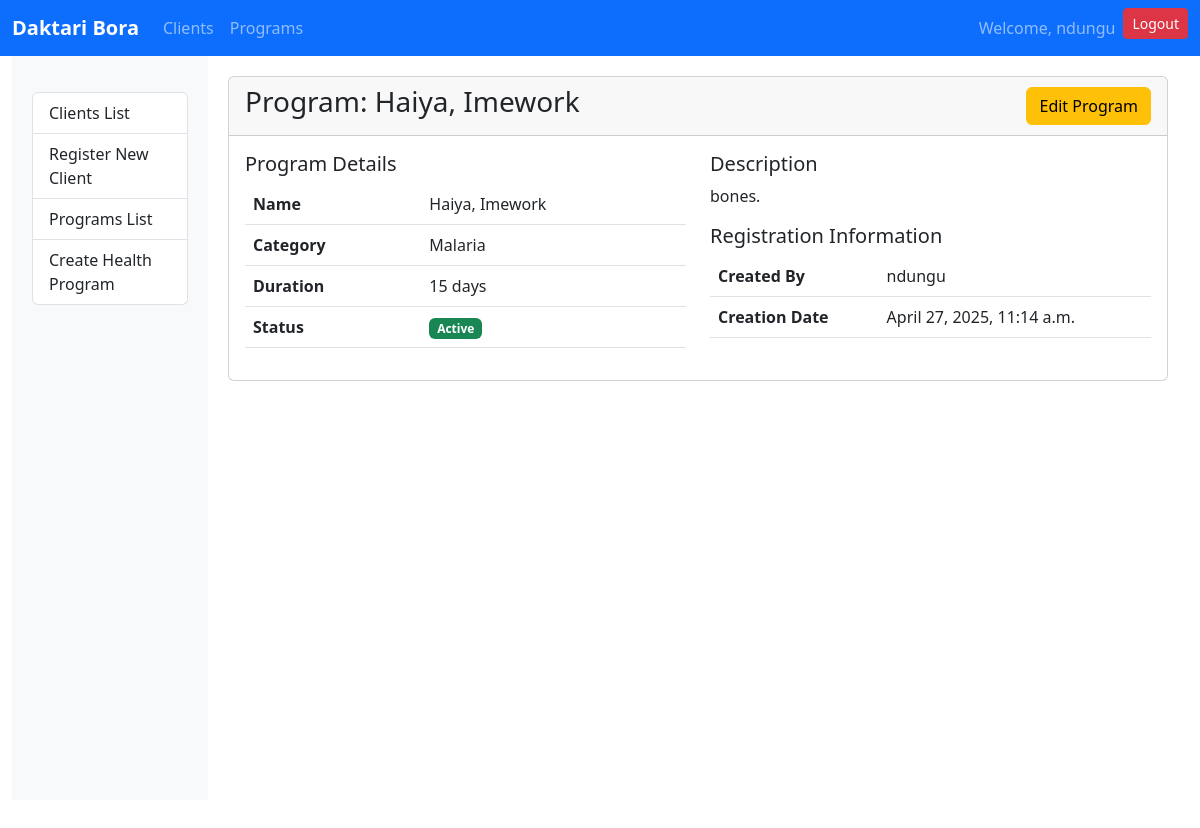
Page /programs/1/ (signed in) on the committed database.
### programs/models.py (models this page shows, shortened)
class Program(models.Model):
    name = models.CharField(max_length=100, unique=True)
    description = models.TextField()
    category = models.CharField(max_length=50)
    duration = models.IntegerField(help_text="Duration in days", default=30)
    active = models.BooleanField(default=True)
    created_by = models.ForeignKey(User, on_delete=models.SET_NULL, null=True)
    created_at = models.DateTimeField(auto_now_add=True)

### programs/views.py (the view)
# urls.py: path('<int:pk>/', views.program_detail, name='program_detail'),
@login_required
def program_detail(request, pk):
    program = get_object_or_404(Program, pk=pk, created_by=request.user)
    return render(request, 'programs/program_detail.html', {'program': program})

### templates/programs/program_detail.html (shortened to what this page needs)
{% extends 'base.html' %}
{% block content %}
<div class="card">
    <div class="card-header d-flex justify-content-between align-items-center">
        <h3>Program: {{ program.name }}</h3>
        <div>
            <a href="{% url 'program_update' program.id %}" class="btn btn-warning">Edit Program</a>
        </div>
    </div>
    <div class="card-body">
        <div class="row">
            <div class="col-md-6">
                <h5>Program Details</h5>
                <table class="table">
                    <tr>
                        <th>Name</th>
                        <td>{{ program.name }}</td>
                    </tr>
                    <tr>
                        <th>Category</th>
                        <td>{{ program.category }}</td>
                    </tr>
                    <tr>
                        <th>Duration</th>
                        <td>{{ program.duration }} days</td>
                    </tr>
                    <tr>
                        <th>Status</th>
                        <td>
                            {% if program.active %}
                                <span class="badge bg-success">Active</span>
                            {% else %}
                                <span class="badge bg-danger">Inactive</span>
                            {% endif %}
                        </td>
                    </tr>
                </table>
            </div>
            <div class="col-md-6">
                <h5>Description</h5>
                <p>{{ program.description }}</p>
                <h5>Registration Information</h5>
                <table class="table">
                    <tr>
                        <th>Created By</th>
                        <td>{{ program.created_by.username|default:"Unknown" }}</td>
                    </tr>
                    <tr>
                        <th>Creation Date</th>
                        <td>{{ program.created_at }}</td>
                    </tr>
                </table>
            </div>
        </div>
    </div>
</div>
{% endblock %}

### templates/base.html (shortened to what this page needs)
{% load django_bootstrap5 %}
<!DOCTYPE html>
<html lang="en">
<head>
    <link href="https://cdn.jsdelivr.net/npm/bootstrap@5.3.0/dist/css/bootstrap.min.css" rel="stylesheet">
</head>
<body>
    <nav class="navbar navbar-expand-lg navbar-dark bg-primary sticky-top">
        <div class="container-fluid">
            <a class="navbar-brand" href="{% url 'client_list' %}">Daktari Bora</a>
            <div class="collapse navbar-collapse" id="navbarNavDropdown">
                <ul class="navbar-nav me-auto">
                    <li class="nav-item">
                        <a class="nav-link" href="{% url 'client_list' %}">Clients</a>
                    </li>
                    <li class="nav-item">
                        <a class="nav-link" href="{% url 'program_list' %}">Programs</a>
                    </li>
                </ul>
                <ul class="navbar-nav ms-auto">
                    {% if user.is_authenticated %}
                        <li class="nav-item d-none d-sm-block">
                            <span class="nav-link">Welcome, {{ user.username }}</span>
                        </li>
                        <li class="nav-item">
                            <a class="btn btn-danger btn-sm" href="{% url 'logout' %}">Logout</a>
                        </li>
                    {% endif %}
                </ul>
            </div>
        </div>
    </nav>
    <div class="container-fluid content-wrapper">
        <div class="row g-0">
            {% if user.is_authenticated %}
                <div class="col-12 col-lg-2 sidebar d-none d-lg-block">
                    <div class="list-group mt-3">
                        <a href="{% url 'client_list' %}" class="list-group-item list-group-item-action">Clients List</a>
                        <a href="{% url 'client_create' %}" class="list-group-item list-group-item-action">Register New Client</a>
                        <a href="{% url 'program_list' %}" class="list-group-item list-group-item-action">Programs List</a>
                        <a href="{% url 'program_create' %}" class="list-group-item list-group-item-action">Create Health Program</a>
                    </div>
                </div>
                <div class="col-12 col-lg-10 content">
            {% else %}
                <div class="col-12 content">
            {% endif %}
                    {% block content %}{% endblock %}
                </div>
        </div>
    </div>
</body>
</html>

### templates/base.html (style rules this page uses)
.navbar-brand { font-weight: bold; }
.content-wrapper { margin-bottom: 30px; }
@media (min-width: 992px) { .sidebar { min-height: calc(100vh - 56px); position: sticky; top: 56px; height: calc(100vh - 56px); overflow-y: auto; z-index: 1000; background-color: #f8f9fa; padding: 20px; } }
@media (min-width: 992px) { .content { padding: 20px; } }

### rows in the picture
Program: name "Haiya, Imework", category "Malaria", duration "15", description "bones.", created_by.username "ndungu", created_at "April 27, 2025, 11:14 a.m."

### other values in the picture
{{ user.username }} "ndungu"
